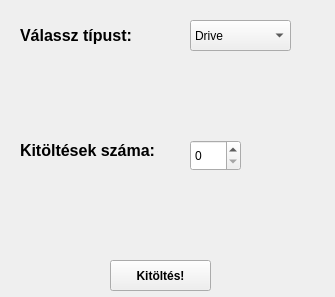
<?xml version="1.0" encoding="UTF-8"?>
<ui version="4.0">
 <class>Form</class>
 <widget class="QWidget" name="Form">
  <property name="geometry">
   <rect>
    <x>0</x>
    <y>0</y>
    <width>335</width>
    <height>297</height>
   </rect>
  </property>
  <property name="windowTitle">
   <string>Form</string>
  </property>
  <widget class="QPushButton" name="pushButton">
   <property name="geometry">
    <rect>
     <x>110</x>
     <y>260</y>
     <width>101</width>
     <height>31</height>
    </rect>
   </property>
   <property name="font">
    <font>
     <weight>75</weight>
     <bold>true</bold>
    </font>
   </property>
   <property name="text">
    <string>Kitöltés!</string>
   </property>
  </widget>
  <widget class="QLabel" name="label">
   <property name="geometry">
    <rect>
     <x>20</x>
     <y>20</y>
     <width>131</width>
     <height>31</height>
    </rect>
   </property>
   <property name="font">
    <font>
     <pointsize>12</pointsize>
     <weight>75</weight>
     <bold>true</bold>
    </font>
   </property>
   <property name="text">
    <string>Válassz típust:</string>
   </property>
  </widget>
  <widget class="QLabel" name="label_2">
   <property name="geometry">
    <rect>
     <x>20</x>
     <y>140</y>
     <width>161</width>
     <height>21</height>
    </rect>
   </property>
   <property name="font">
    <font>
     <pointsize>12</pointsize>
     <weight>75</weight>
     <bold>true</bold>
    </font>
   </property>
   <property name="text">
    <string>Kitöltések száma:</string>
   </property>
  </widget>
  <widget class="QComboBox" name="comboBox">
   <property name="geometry">
    <rect>
     <x>190</x>
     <y>20</y>
     <width>101</width>
     <height>31</height>
    </rect>
   </property>
   <item>
    <property name="text">
     <string>Drive</string>
    </property>
   </item>
   <item>
    <property name="text">
     <string>Lobby</string>
    </property>
   </item>
  </widget>
  <widget class="QSpinBox" name="spinBox">
   <property name="geometry">
    <rect>
     <x>190</x>
     <y>140</y>
     <width>51</width>
     <height>31</height>
    </rect>
   </property>
  </widget>
 </widget>
 <resources/>
 <connections/>
</ui>
